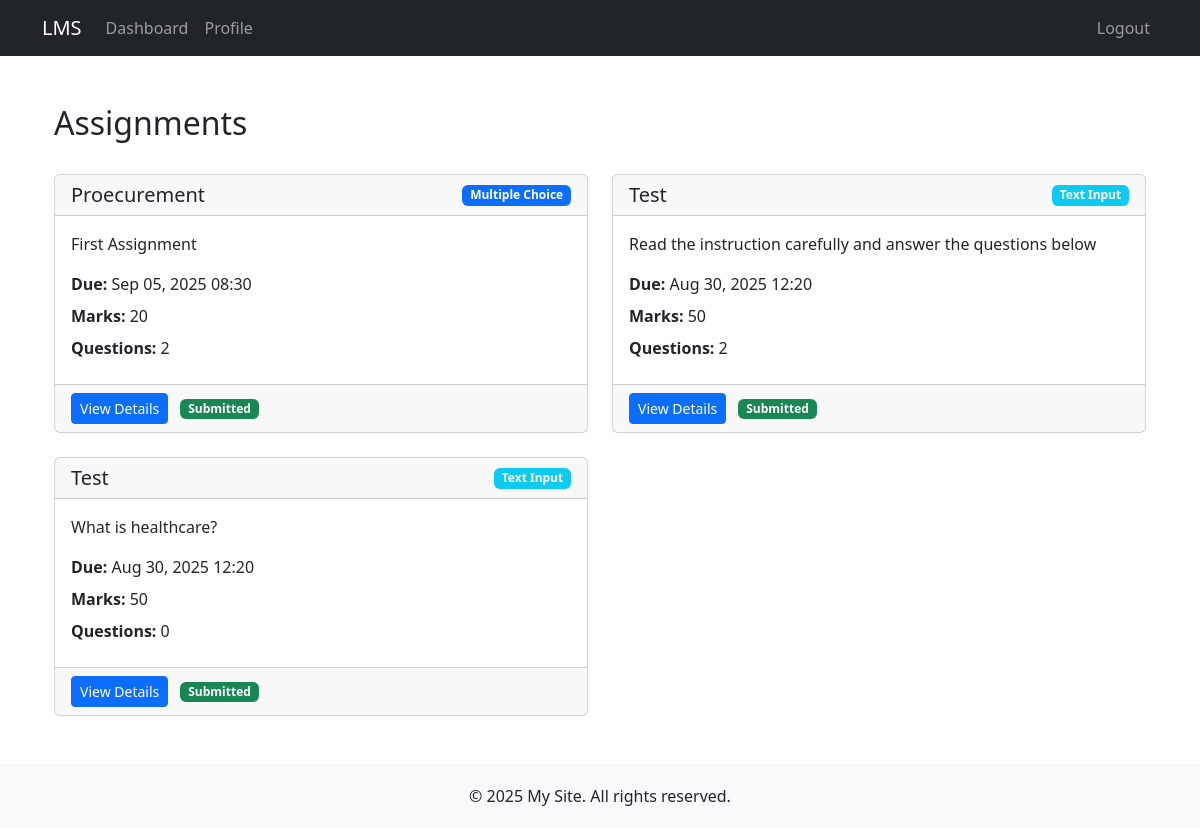
Page /assignments/ (signed in) on the committed database.
### assignments/models.py (models this page shows, shortened)
class Assignment(models.Model):
    ASSIGNMENT_TYPES = (
        ('multiple_choice', 'Multiple Choice'),
        ('text_input', 'Text Input'),
        ('file_upload', 'File Upload'),
    )
    title = models.CharField(max_length=200)
    description = models.TextField()
    assignment_type = models.CharField(max_length=20, choices=ASSIGNMENT_TYPES)
    created_by = models.ForeignKey(User, on_delete=models.CASCADE, related_name='created_assignments')
    created_at = models.DateTimeField(auto_now_add=True)
    due_date = models.DateTimeField()
    total_marks = models.PositiveIntegerField(default=100)
    is_published = models.BooleanField(default=False)
    class Meta:
        ordering = ['-created_at']

### assignments/views.py (the view)
# urls.py: path('', views.assignments_view, name='assignments'),
@login_required
def assignments_view(request):
    assignments = Assignment.objects.filter(is_published=True)
    if is_trainer(request.user):
        assignments = Assignment.objects.all()
    submissions = {}
    if not is_trainer(request.user):
        submissions = {
            sub.assignment_id: sub
            for sub in StudentAssignment.objects.filter(student=request.user)
        }
    context = {
        'assignments': assignments,
        'is_trainer': is_trainer(request.user),
        'submissions': submissions,
        'now': timezone.now()
    }
    return render(request, 'assignments/assignments.html', context)

### assignments/views.py (called while the page is built)
def is_trainer(user):
    return hasattr(user, 'userprofile') and user.userprofile.user_type == 'trainer'

### templates/assignments/assignments.html (shortened to what this page needs)
{% extends 'base.html' %}
{% block content %}
<div class="container mt-4">
    <div class="d-flex justify-content-between align-items-center mb-4">
        <h2>Assignments</h2>
    </div>
    <div class="row">
        {% for assignment in assignments %}
        <div class="col-md-6 mb-4">
            <div class="card h-100 {% if now > assignment.due_date %}border-danger{% endif %}">
                <div class="card-header">
                    <div class="d-flex justify-content-between align-items-center">
                        <h5 class="card-title mb-0">{{ assignment.title }}</h5>
                        <span class="badge bg-{% if assignment.assignment_type == 'multiple_choice' %}primary{% else %}info{% endif %}">
                            {{ assignment.get_assignment_type_display }}
                        </span>
                    </div>
                </div>
                <div class="card-body">
                    <p class="card-text">{{ assignment.description|truncatewords:30 }}</p>
                    <div class="mb-2">
                        <strong>Due:</strong> {{ assignment.due_date|date:"M d, Y H:i" }}
                    </div>
                    <div class="mb-2">
                        <strong>Marks:</strong> {{ assignment.total_marks }}
                    </div>
                    <div class="mb-2">
                        <strong>Questions:</strong> {{ assignment.questions.count }}
                    </div>
                </div>
                <div class="card-footer">
                    <a href="{% url 'assignment_detail' assignment.pk %}" class="btn btn-primary btn-sm">
                        View Details
                    </a>
                    {% if not is_trainer %}
                        {% if assignment.pk in submissions %}
                            <span class="badge bg-success ms-2">Submitted</span>
                        {% elif now < assignment.due_date %}
                            <a href="{% url 'take_assignment' assignment.pk %}" class="btn btn-success btn-sm ms-2">
                                Take Assignment
                            </a>
                        {% endif %}
                    {% endif %}
                </div>
            </div>
        </div>
        {% endfor %}
    </div>
</div>
{% endblock %}

### templates/base.html (style rules this page uses)
body { display: flex; flex-direction: column; min-height: 100vh; }

### rows in the picture
Assignment: title "Proecurement", assignment_type "Multiple Choice", description "First Assignment", due_date "Sep 05, 2025 08:30", total_marks "20", questions.count "2", shows "Submitted"
Assignment: title "Test", assignment_type "Text Input", description "Read the instruction carefully and answer the questions below", due_date "Aug 30, 2025 12:20", total_marks "50", questions.count "2", shows "Submitted"
Assignment: title "Test", assignment_type "Text Input", description "What is healthcare?", due_date "Aug 30, 2025 12:20", total_marks "50", questions.count "0", shows "Submitted"
